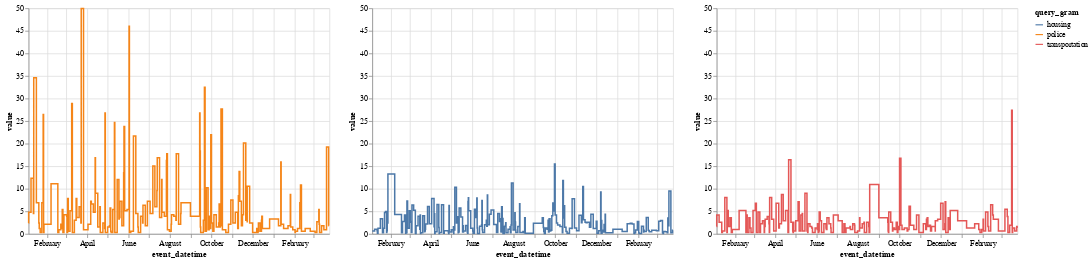

Here is the notebook cell this chart was saved with:
### Code cell
from altair.expr import datum

base = alt.Chart(gram_history[["event_datetime", "value", "query_gram"]]).mark_line(interpolate="step").encode(
    x="event_datetime:T",
    y="value:Q",
    color="query_gram:N",
)

chart = alt.hconcat()
for query_gram in gram_history.query_gram.unique():
    chart |= base.transform_filter(datum.query_gram == query_gram)

chart.resolve_scale(
    x="shared",
    y="shared",
)

### Figure 1 — Vega-Lite specification as saved in the notebook (floating-point values rounded to 4 significant figures; data arrays with more than 128 entries replaced by an {"elided": "..."} marker saying what was removed)
{"config": {"view": {"continuousWidth": 400, "continuousHeight": 300}}, "hconcat": [{"mark": {"type": "line", "interpolate": "step"}, "encoding": {"color": {"field": "query_gram", "type": "nominal"}, "x": {"field": "event_datetime", "type": "temporal"}, "y": {"field": "value", "type": "quantitative"}}, "transform": [{"filter": "(datum.query_gram === 'police')"}]}, {"mark": {"type": "line", "interpolate": "step"}, "encoding": {"color": {"field": "query_gram", "type": "nominal"}, "x": {"field": "event_datetime", "type": "temporal"}, "y": {"field": "value", "type": "quantitative"}}, "transform": [{"filter": "(datum.query_gram === 'housing')"}]}, {"mark": {"type": "line", "interpolate": "step"}, "encoding": {"color": {"field": "query_gram", "type": "nominal"}, "x": {"field": "event_datetime", "type": "temporal"}, "y": {"field": "value", "type": "quantitative"}}, "transform": [{"filter": "(datum.query_gram === 'transportation')"}]}], "data": {"name": "data-69706b9deffc553aea6591eece6cac9c"}, "resolve": {"scale": {"x": "shared", "y": "shared"}}, "$schema": "https://vega.github.io/schema/vega-lite/v4.17.0.json", "datasets": {"data-69706b9deffc553aea6591eece6cac9c": {"elided": "607 records"}}}
